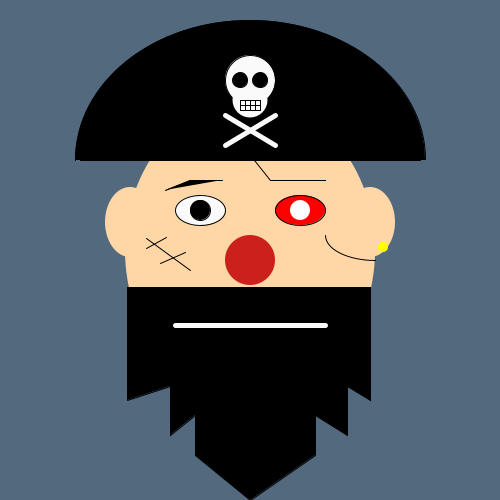
Frame 1 (no input)
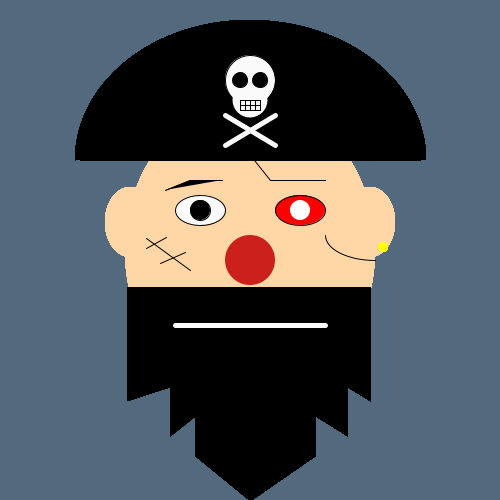
Frame 60 (the mouse pressed at the canvas centre just before this capture)
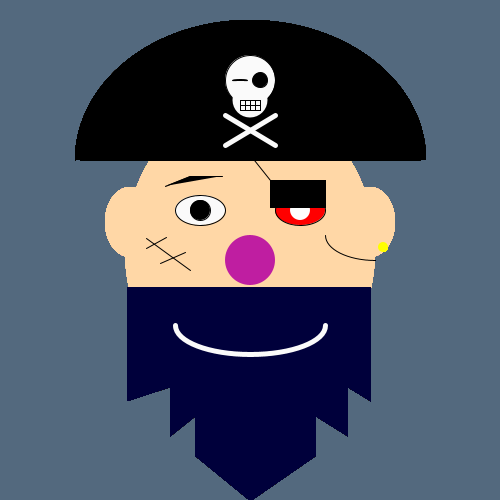
Frame 120 (the mouse held since frame 60 and released just before this capture)

The Processing sketch that drew these frames (run headless with seeded random() and noise(); from frame 60 on, the mouse is pressed at the canvas centre):

// Processing sketch: processing_170740
// ── processing_170740.pde

int value = 15;
int ceja1= 190;
int ceja2 = 180;
int boca2 = 0;
int barbaAzul = 0;


boolean ojoCalavera = true; 
boolean ojoCalavera2 = true;
boolean colorNariz = true;
boolean ceja = true;
boolean boca = true;
boolean barbaAzul2 = true;


void setup(){
  //tamaÃ±o ventana
  size(500, 500);
  
  //color del fondo
  background(83,105,126);
  
}

void draw (){
  
  

  strokeWeight(1);
  
  //rostro
  fill(255,215,166);
  noStroke();
  ellipse(250 , 250 , 250 , 300 );
  
  
  //ojo derecho
  stroke(0,0,0);
  fill(250,250,250);
  ellipse(200 , 210 , 50 , 30 );
  fill(0,0,0);
  ellipse(200 , 210 , 20 , 20 );
  
  //ceja
  strokeWeight(1);
  stroke(0, 0, 0);
  beginShape();
  
      vertex(165,ceja1);
      vertex(190,ceja2);
      vertex(222,ceja2);
       
  endShape();
  
     if (ceja == false) { 
       ceja1 = ceja1 - 1;
       ceja2 = ceja2 - 1;
    } 
     if (ceja1 == 185 && ceja2 == 175) { 
       ceja1 = ceja1 + 1;
       ceja2 = ceja2 + 1;
    } 
    if (ceja == true && ceja1 < 190 && ceja2 < 180) { 
       ceja1 = ceja1 + 1;
       ceja2 = ceja2 + 1;
    }
  
  //ojo debajo del parche 
  fill(255,0,0);
  ellipse(300 , 210 , 50 , 30 );
  noStroke();
  fill(255,255,255);
  ellipse(300 , 210 , 20 , 20 );
  
  //ojo parche
  stroke(0,0,0);
  fill(0,0,0);
  rect(270, 180, 55, mouseY/9);
  noFill();
  arc(375, 235, 100, 50, HALF_PI, PI);
  line(270, 180, 211, 106);
  
  

  //sombrero
  line(80, 160, 420, 160);
  fill(0,0,0);
  arc(250, 160, 350, 280, PI, TWO_PI);
  
  //calavera
  fill(250,250,250);
  ellipse(250 , 80 , 50 , 50 );
  noStroke();
  ellipse(250 , 100 , 35 , 35 );
  
  //boca calavera
  stroke(0,0,0);
  line(240, 100, 260, 100);
  line(240, 105, 260, 105);
  line(240, 110, 260, 110);
  line(240, 100, 240, 110);
  line(245, 100, 245, 110);
  line(250, 100, 250, 110);
  line(255, 100, 255, 110);
  line(260, 100, 260, 110);
  
  //ojos calavera
  fill(0,0,0);
  
  //movimiento ojos
     if (ojoCalavera == false) { 
       value = value - 1;
    } 
     if (value == 0) { 
       value = value + 1 ;
    } 
    if (ojoCalavera2 == false && value < 15) { 
       value = value + 1;
    }

  ellipse(240 , 80 , 15 , value );
  ellipse(260 , 80 , 15 , 15 );
  
  //huesos
  stroke(250, 250, 250);
  strokeWeight(5);
  line(225, 115, 275, 145);
  line(225, 145, 275, 115);
  
  //barba
  strokeWeight(1);
  stroke(0, 0, barbaAzul);
  fill(0,0,barbaAzul);
  
  if (barbaAzul2 == false) { 
       barbaAzul = barbaAzul + 1;
    } 
    if (barbaAzul == 255) { 
       barbaAzul = barbaAzul - 1;
       
    } 
    if (barbaAzul2 == true && barbaAzul > 0) { 
       barbaAzul = barbaAzul - 1;
    }
  
  beginShape();
  
      vertex(127,287);
      vertex(370,287);
      vertex(370,400);
      vertex(347,386);
      vertex(347,435);
      vertex(315,415);
      vertex(315,455);
      vertex(250,500);
      vertex(195,455);
      vertex(195,415);
      vertex(170,435);
      vertex(170,386);
      vertex(127,400);
    
  endShape();
  
  
  //boca
  strokeWeight(5);
  stroke(250, 250, 250);
  arc(250, 325, 150, boca2, 0, PI, OPEN);
  
    if (boca == false) { 
       boca2 = boca2 + 1;
    } 
    if (boca2 == 100) { 
       boca2 = boca2 - 1;
       
    } 
    if (boca == true && boca2 > 0) { 
       boca2 = boca2 - 1;
    }
  
  //oreja izquierda
  strokeWeight(1);
  fill(255,215,166);
  noStroke();
  ellipse(370 , 222 , 50 , 70 );
  fill(255,255,0);
  ellipse(383 , 247 , 10 , 10 );
  
  //oreja derecha
  strokeWeight(1);
  fill(255,215,166);
  noStroke();
  ellipse(130 , 222 , 50 , 70 );
  
  //nariz
  strokeWeight(1);
  
  fill(203,040,033);
  
  if (colorNariz == false) { 
       fill( random(255), random(255), random(255)); 
    } 
  
  noStroke();
  ellipse(250 ,260 , 50 , 50 );
  
  //cicatriz
  stroke(0,0,0);
  fill(0,0,0);
  line(146, 238, 190, 270);
  line(146, 248, 166, 237);
  line(160, 263, 185, 252); 
}

void mousePressed() {
    ojoCalavera = false;
    ojoCalavera2 = true;
    colorNariz = false;
    ceja = false;
    boca = false; 
    barbaAzul2 = false;
}

void mouseReleased() {
    ojoCalavera = true;
    ojoCalavera2 = false;
    colorNariz = true;
    ceja = true;
    boca = true;
    barbaAzul2 = true;
}
